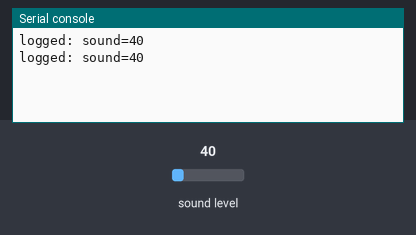
A program run on a simulated BBC micro:bit running MicroPython. On the bench: the last lines printed to the serial console. The inputs (shaded band) are chosen by the test bench; at power-on: sound level 40. Data-log rows are listed on the console.

Above: at 1.2 s.
1.3 s: sound level set to 5
At 2.6 s:
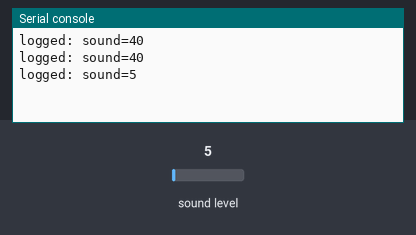
2.8 s: sound level set to 64
At 3.5 s:
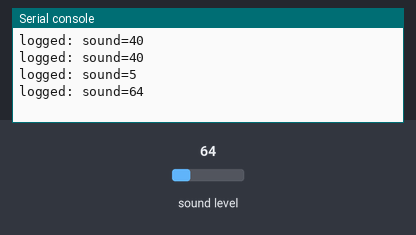
Timing chart, 0 to 5.8 s (numbered marks = the images above; inputs shaded):
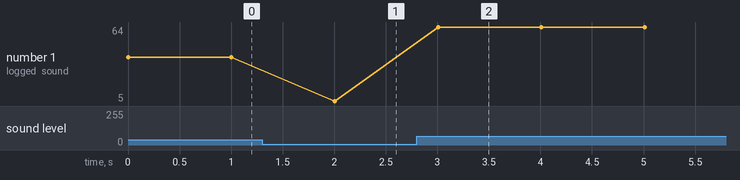

Measured:
- after the input at 1.3 s, the serial console: prints a new line after 0.71 s (image 1)
- after the input at 2.8 s, the serial console: prints a new line after 0.21 s (image 2)
- plotted number 1: 40 → 5 after the input at 1.3 s, 5 → 64 after the input at 2.8 s

The program:

sound_logger.py
```python
from microbit import *
import log

SECONDS_TO_RUN = 20

def log_data():
    log.add({
      'sound': microphone.sound_level(),
    })

for _ in range(SECONDS_TO_RUN):
    log_data()
    sleep(1000)
```
